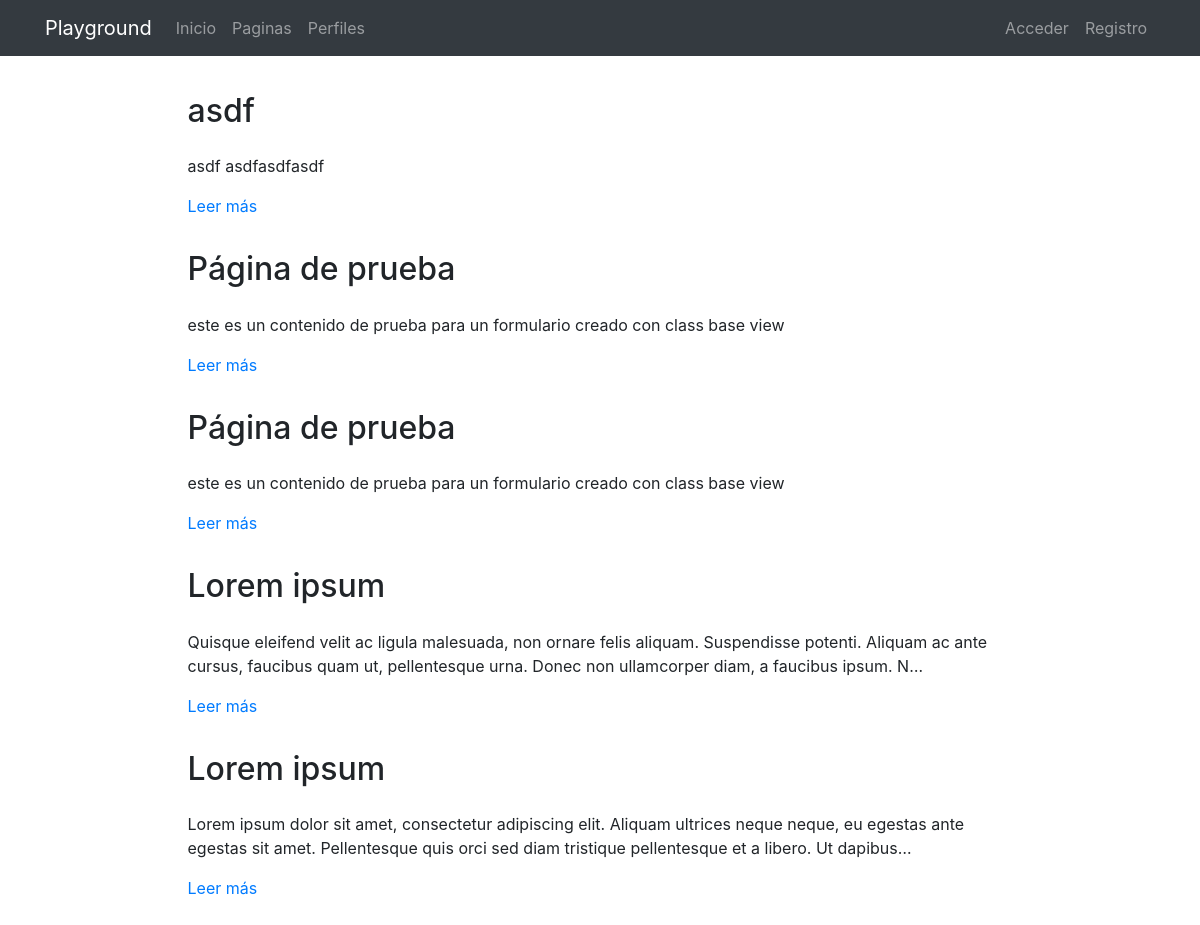
The page /pages/ on the database its author committed.
### pages/models.py (models this page shows, shortened)
class Page(models.Model):
    title = models.CharField(verbose_name="Título", max_length=200)
    content = RichTextField(verbose_name="Contenido")
    order = models.SmallIntegerField(verbose_name="Orden", default=0)
    created = models.DateTimeField(auto_now_add=True, verbose_name="Fecha de creación")
    updated = models.DateTimeField(auto_now=True, verbose_name="Fecha de edición")
    class Meta:
        verbose_name = "página"
        verbose_name_plural = "páginas"
        ordering = ['order', 'title']

### pages/views.py (the view)
# urls.py: path('', PageListView.as_view(), name='pages'),
class PageListView(ListView):
    model = Page

### pages/templates/pages/page_list.html (shortened to what this page needs)
{% extends 'core/base.html' %}
{% load static %}
{% block content %}
{% include 'pages/includes/pages_menu.html' %}
<main role="main">
  <div class="container mb-4">
    {% for page in page_list|dictsort:"id" reversed %}
      <div class="row mt-3">
        <div class="col-md-9 mx-auto">
          <h2 class="mb-4">{{page.title}}</h2>
          <div>
            <p>{{page.content|striptags|safe|truncatechars:"200"}}</p>
            <p><a href="{% url 'pages:page' page.id page.title|slugify %}">Leer más</a>
            </p>
          </div>
        </div>
      </div>
    {% endfor %}
  </div>
</main>
{% endblock %}

### core/templates/core/base.html (shortened to what this page needs)
<!DOCTYPE html>
<html lang="es">
  <head>
    {% load static %}
    <link href="{% static 'core/vendor/bootstrap/css/bootstrap.min.css' %}" rel="stylesheet">
    <link href="{% static 'core/vendor/font-awesome/css/font-awesome.min.css' %}" rel="stylesheet" type="text/css">
    <link href="{% static 'core/css/main.css' %}" rel="stylesheet">
  </head>
  <body>
    <body>
      <nav class="navbar navbar-expand-lg navbar-dark bg-dark">
        <div class="container">
          <a class="navbar-brand" href="{% url 'home' %}">Playground</a>
          <div class="collapse navbar-collapse" id="ned">
            <ul class="navbar-nav mr-auto">
              <li class="nav-item">
                <a class="nav-link" href="{% url 'home' %}">Inicio</a>
              </li>
              <li class="nav-item">
                <a class="nav-link" href="{% url 'pages:pages' %}">Paginas</a>
              </li>
              <li class="nav-item">
                <a class="nav-link" href="{% url 'profiles:list' %}">Perfiles</a>
              </li>
            </ul>
            <ul class="navbar-nav">
              {% if not request.user.is_authenticated %}
                <li class="nav-item">
                  <a class="nav-link" href="{% url 'login' %}">Acceder</a>
                </li>
                <li class="nav-item">
                  <a class="nav-link" href="{% url 'signup' %}">Registro</a>
                </li>
              {% endif %}
            </ul>
          </div>
        </div>
      </nav>
      {% block content %}{% endblock %}
  </body>
</html>

### pages/templates/pages/includes/pages_menu.html (shortened to what this page needs)
{% load static %}
<link href="{% static 'pages/css/custom_ckeditor.css' %}" rel="stylesheet">

### core/static/core/css/main.css (style rules this page uses)
main { padding-top: 20px; }
:root { --jumbotron-padding-y: 3rem; }

### rows shown on the page
Page: title "asdf", content "asdf asdfasdfasdf"
Page: title "Página de prueba", content "este es un contenido de prueba para un formulario creado con class base view"
Page: title "Página de prueba", content "este es un contenido de prueba para un formulario creado con class base view"
Page: title "Lorem ipsum", content "Quisque eleifend velit ac ligula malesuada, non ornare felis aliquam. Suspendisse potenti. Aliquam ac ante cursus, faucibus quam ut, pellentesque urna. Donec non ullamcorper diam, a faucibus ipsum. N…"
Page: title "Lorem ipsum", content "Lorem ipsum dolor sit amet, consectetur adipiscing elit. Aliquam ultrices neque neque, eu egestas ante egestas sit amet. Pellentesque quis orci sed diam tristique pellentesque et a libero. Ut dapibus…"
